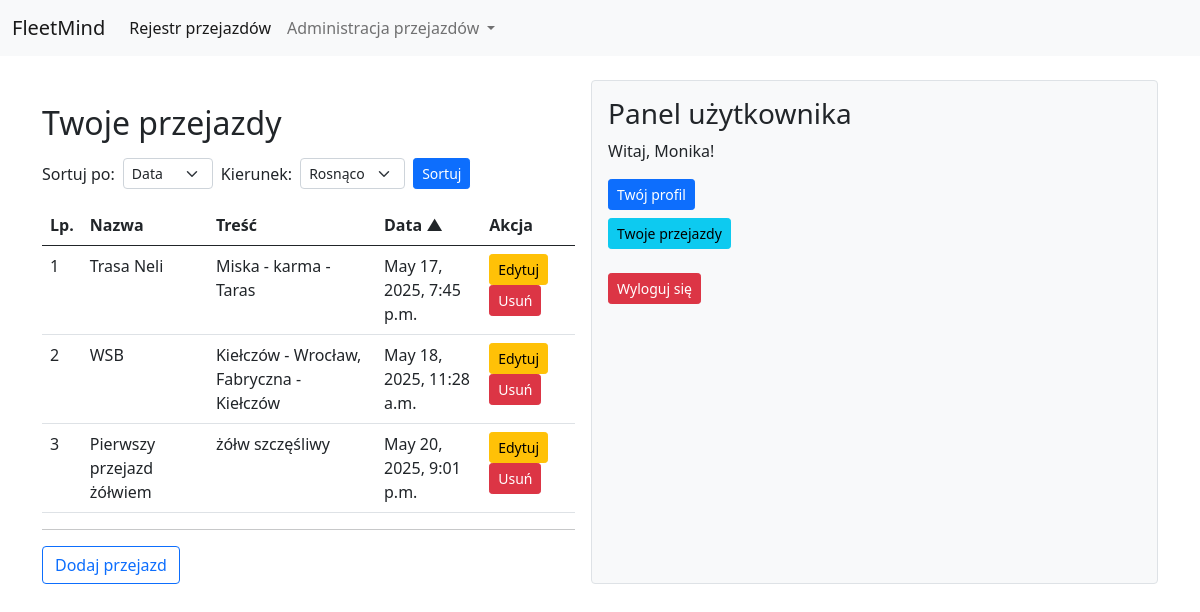
/user_posts/ (signed in), run on the app's committed database.
### Fleet/models.py (models this page shows, shortened)
class Post(models.Model):
    title = models.CharField(
        max_length=200,
        help_text="Tytuł posta (maks. 200 znaków)"
    )
    content = models.TextField(
        help_text="Treść posta"
    )
    create_at = models.DateTimeField(
        auto_now_add=True,
        help_text="Data i czas utworzenia posta (ustawiane automatycznie)"
    )
    author = models.ForeignKey(
        User,
        on_delete=models.CASCADE,
        help_text="Autor posta (odniesienie do modelu User)"
    )
    distance = models.FloatField(
        blank=True,
        null=True,
        help_text="Dystans (np. w kilometrach); pole opcjonalne"
    )
    start_location = models.CharField(
        max_length=255,
        blank=True,
        null=True,
        help_text="Punkt początkowy podróży; pole opcjonalne"
    )
    end_location = models.CharField(
        max_length=255,
        blank=True,
        null=True,
        help_text="Punkt końcowy podróży; pole opcjonalne"
    )
    travel_time = models.DurationField(
        blank=True,
        null=True,
        help_text="Czas podróży; pole opcjonalne"
    )
    vehicle = models.CharField(
        max_length=100,
        blank=True,
        null=True,
        help_text="Informacja o pojeździe; pole opcjonalne"
    )

### Fleet/views.py (the view)
# urls.py: path('user_posts/', user_posts, name='user_posts'),
@login_required
def user_posts(request):
    valid_sort_fields = ['title', 'content', 'create_at']
    sort_field = request.GET.get('sort', 'create_at')
    direction = request.GET.get('direction', 'asc')
    if sort_field not in valid_sort_fields:
        sort_field = 'create_at'
    if direction == 'desc':
        sort_field = f'-{sort_field}'
    posts = Post.objects.filter(author=request.user).order_by(sort_field)
    return render(request, "Fleet/user_posts.html", {
        "posts": posts,
        "current_sort": request.GET.get('sort', 'create_at'),
        "current_direction": request.GET.get('direction', 'asc')
    })

### Fleet/templates/Fleet/user_posts.html (shortened to what this page needs)
{% extends "Fleet/base.html" %}
{% block content %}
<div class="mt-4">
    <h2 class="mb-3">Twoje przejazdy</h2>
    <form method="get" class="mb-3 d-flex align-items-center gap-2">
        <label for="sort">Sortuj po:</label>
        <select name="sort" id="sort" class="form-select form-select-sm" style="width: auto;">
            <option value="create_at" {% if current_sort == 'create_at' %}selected{% endif %}>Data</option>
        </select>
        <label for="direction">Kierunek:</label>
        <select name="direction" id="direction" class="form-select form-select-sm" style="width: auto;">
            <option value="asc" {% if current_direction == 'asc' %}selected{% endif %}>Rosnąco</option>
        </select>
        <button type="submit" class="btn btn-primary btn-sm">Sortuj</button>
    </form>
    <table class="table table-hover">
        <thead>
            <tr>
                <th>Lp.</th>
                <th>
                    <a href="?sort=title&direction={% if current_sort == 'title' and current_direction == 'asc' %}desc{% else %}asc{% endif %}">
                        Nazwa
                    </a>
                </th>
                <th>
                    <a href="?sort=content&direction={% if current_sort == 'content' and current_direction == 'asc' %}desc{% else %}asc{% endif %}">
                        Treść
                    </a>
                </th>
                <th>
                    <a href="?sort=create_at&direction={% if current_sort == 'create_at' and current_direction == 'asc' %}desc{% else %}asc{% endif %}">
                        Data
                        {% if current_sort == 'create_at' %}
                            {% if current_direction == 'asc' %}
                                ▲
                            {% else %}
                                ▼
                            {% endif %}
                        {% endif %}
                    </a>
                </th>
                <th>Akcja</th>
            </tr>
        </thead>
        <tbody>
            {% for post in posts %}
            <tr id="post-{{ post.id }}">
                <td>{{ forloop.counter }}</td>
                <td>{{ post.title }}</td>
                <td>{{ post.content }} <br></td>
                <td>{{ post.create_at }}</td>
                <td>
                    <a class="btn btn-sm btn-warning" href="{% url 'update_post' post.id %}">Edytuj</a>
                    <button class="btn btn-sm btn-danger" data-bs-toggle="modal" data-bs-target="#deleteModal"
                            data-id="{{ post.id }}" data-title="{{ post.title }}">Usuń</button>
                </td>
            </tr>
            {% empty %}
            <tr>
                <td colspan="5" class="text-center">Nie masz żadnych przejazdów.</td>
            </tr>
            {% endfor %}
        </tbody>
    </table>
    <hr>
    <a class="btn btn-outline-primary" href="{% url 'create_post' %}">Dodaj przejazd</a>
</div>
{% endblock %}

### Fleet/templates/Fleet/base.html (shortened to what this page needs)
<!doctype html>
<html lang="pl">
{% load static %}
  <head>
    <link href="https://cdnjs.cloudflare.com/ajax/libs/bootstrap/5.0.2/css/bootstrap.min.css" rel="stylesheet">
    <link rel="stylesheet" href="https://cdn.datatables.net/1.13.4/css/jquery.dataTables.min.css" />
    <link rel="stylesheet" type="text/css" href="{% static 'css/style.css' %}">
    <link rel="stylesheet" href="https://cdn.jsdelivr.net/npm/bootstrap-icons/font/bootstrap-icons.css">
  </head>
  <body>
    <nav class="navbar navbar-expand-lg navbar-light bg-light">
      <div class="container-fluid">
        <a class="navbar-brand" href="{% url 'post_list' %}">FleetMind</a>
        <div class="collapse navbar-collapse" id="navbarNavDropdown">
          <ul class="navbar-nav">
            <li class="nav-item">
              <a class="nav-link active" aria-current="page" href="{% url 'post_list' %}">Rejestr przejazdów</a>
            </li>
            <li class="nav-item dropdown">
              <a class="nav-link dropdown-toggle" href="#" id="navbarDropdownMenuLink"
                 role="button" data-bs-toggle="dropdown" aria-expanded="false">
                Administracja przejazdów
              </a>
            </li>
          </ul>
        </div>
      </div>
    </nav>
    <div class="container d-flex mt-4">
      <div class="main-content flex-grow-1">
        {% block content %}{% endblock %}
      </div>
      {% block sidebar %}
      <div class="user-panel ms-3 p-3 bg-light border rounded">
        {% if user.is_authenticated %}
          <h3>Panel użytkownika</h3>
          <p>Witaj, {{ user.username }}!</p>
          <ul class="list-unstyled">
            <li>
              <a href="{% url 'user_panel' %}" class="btn btn-primary btn-sm mb-2">Twój profil</a>
            </li>
            <li>
              <a href="{% url 'user_posts' %}" class="btn btn-info btn-sm mb-2">Twoje przejazdy</a>
            </li>
          </ul>
          <form method="post" action="{% url 'logout' %}">
            <button type="submit" class="btn btn-danger btn-sm">Wyloguj się</button>
          </form>
        {% else %}
          <p><a href="{% url 'login' %}" class="btn btn-success">Zaloguj się</a></p>
        {% endif %}
      </div>
      {% endblock %}
    </div>
  </body>
</html>

### Fleet/static/css/style.css (style rules this page uses)
.container { display: flex; justify-content: space-between; }
.main-content { flex: 3; }
.user-panel { flex: 1; padding: 20px; background-color: #f8f9fa; border-left: 2px solid #ddd; min-width: 250px; }
table th a { color: inherit; text-decoration: none; cursor: pointer; font-weight: bold; }

### data on the page
Post: title "Trasa Neli", content "Miska - karma - Taras", create_at "May 17, 2025, 7:45 p.m."
Post: title "WSB", content "Kiełczów - Wrocław, Fabryczna - Kiełczów", create_at "May 18, 2025, 11:28 a.m."
Post: title "Pierwszy przejazd żółwiem", content "żółw szczęśliwy", create_at "May 20, 2025, 9:01 p.m."

### other printed values
{{ user.username }} "Monika"
